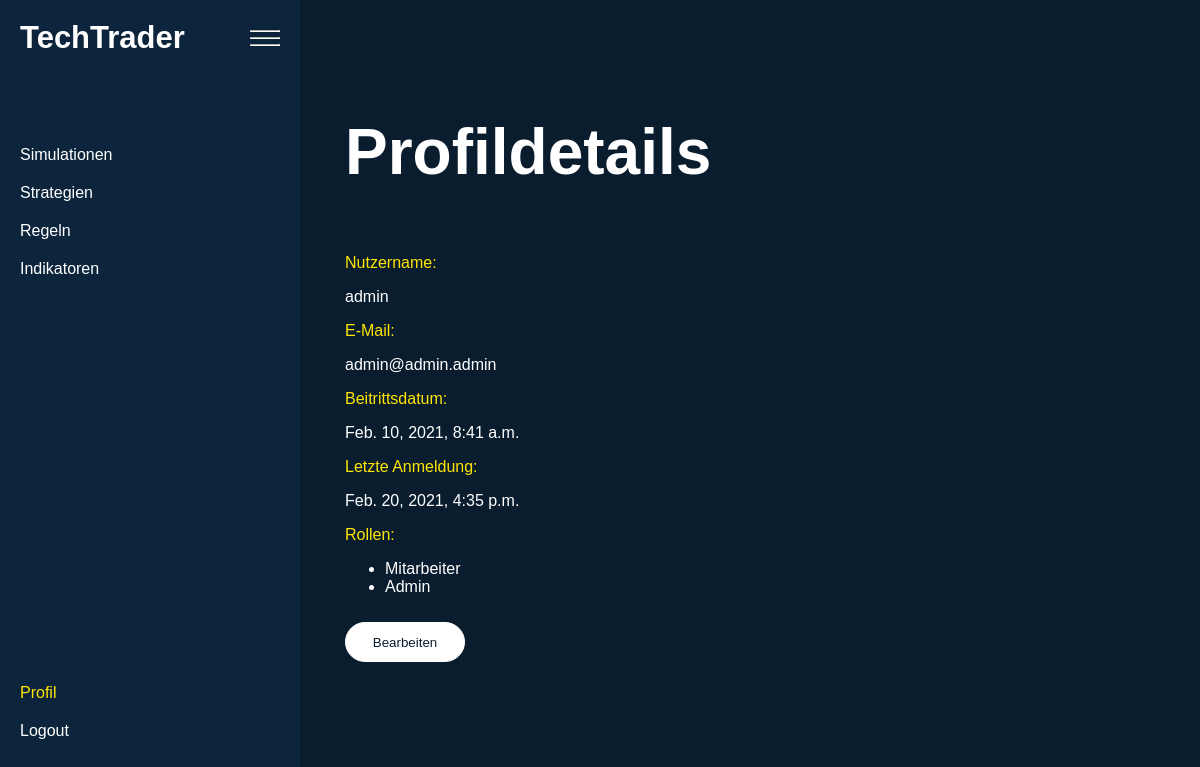
Page /profil/ (signed in) on the earlier database version.
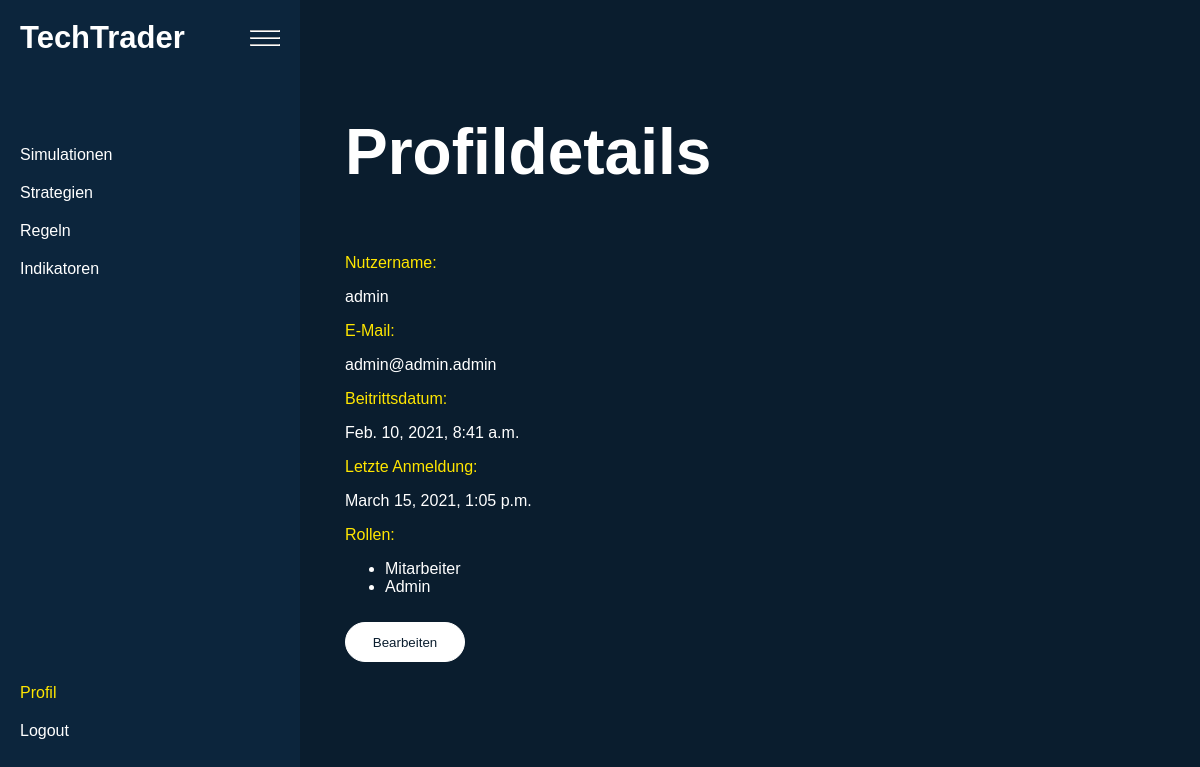
Same page on the later database version.
### account/models.py (models this page shows, shortened)
class Account(AbstractBaseUser):
	email 		 = models.EmailField(verbose_name = "email", max_length = 60, unique = True)
	username 	 = models.CharField(max_length = 30, unique = True)
	date_joined	 = models.DateTimeField(verbose_name = 'date joined', auto_now_add = True)
	last_login	 = models.DateTimeField(verbose_name = 'last login', auto_now = True)
	is_admin	 = models.BooleanField(default = False)
	is_staff	 = models.BooleanField(default = False)
	is_superuser = models.BooleanField(default = False)
	USERNAME_FIELD  = 'email'
	REQUIRED_FIELDS = ['username', ]
	objects = MyAccountManager()

### account/views.py (the view)
# urls.py: path('profil/',            account_view,      name = "profil-view"),
def account_view(request):
    if not request.user.is_authenticated:
        return redirect("/login/'")
    User        = get_user_model()
    users       = User.objects.get(email = request.user.email)
    datenDict   = model_to_dict(users)
    nutzerdaten = {
        'email'         : users.email.lower(),
        'username'      : users.username,
        'last_login'    : users.last_login,
        'date_joined'   : users.date_joined,
        'is_admin'      : datenDict['is_admin'],
        'is_staff'      : datenDict['is_staff'],
        'is_superuser:' : datenDict['is_superuser'],
    }
    return render(request, 'account/account.html', {"daten" : nutzerdaten})

### account/templates/account/account.html (shortened to what this page needs)
{%extends 'base.html' %}
{%block content%}
    <article class = "homewrap">
        <h1>
            Profildetails
        </h1>
        <span class = "labelspan">Nutzername:</span>
        <p>{{daten.username}}</p>
        <span class = "labelspan">E-Mail:</span>
        <p>{{daten.email}}</p>
        <span class = "labelspan">Beitrittsdatum:</span>
        <p> {{daten.date_joined}}</p>
        <span class = "labelspan">Letzte Anmeldung:</span>
        <p> {{daten.last_login}}</p>
        {% if daten.is_staff == True or daten.is_admin == True or daten.is_superuser == True%}
            <span class = "labelspan">Rollen:</span>
            <ul>
                {% if daten.is_staff == True %}
                    <li class = "account"> Mitarbeiter </li>
                {%endif%}
                {% if daten.is_admin == True %}
                    <li class = "account"> Admin </li>
                {%endif%}
            </ul>
        {%endif%}
        <form action = "./bearbeiten/">
            <input id = "submit"  type = "submit" value = "Bearbeiten" />
        </form>
    </article>
{% endblock %}

Differences in the rows shown:
changed Account "admin": last_login "Feb. 20, 2021, 4:35 p.m." → "March 15, 2021, 1:05 p.m."
